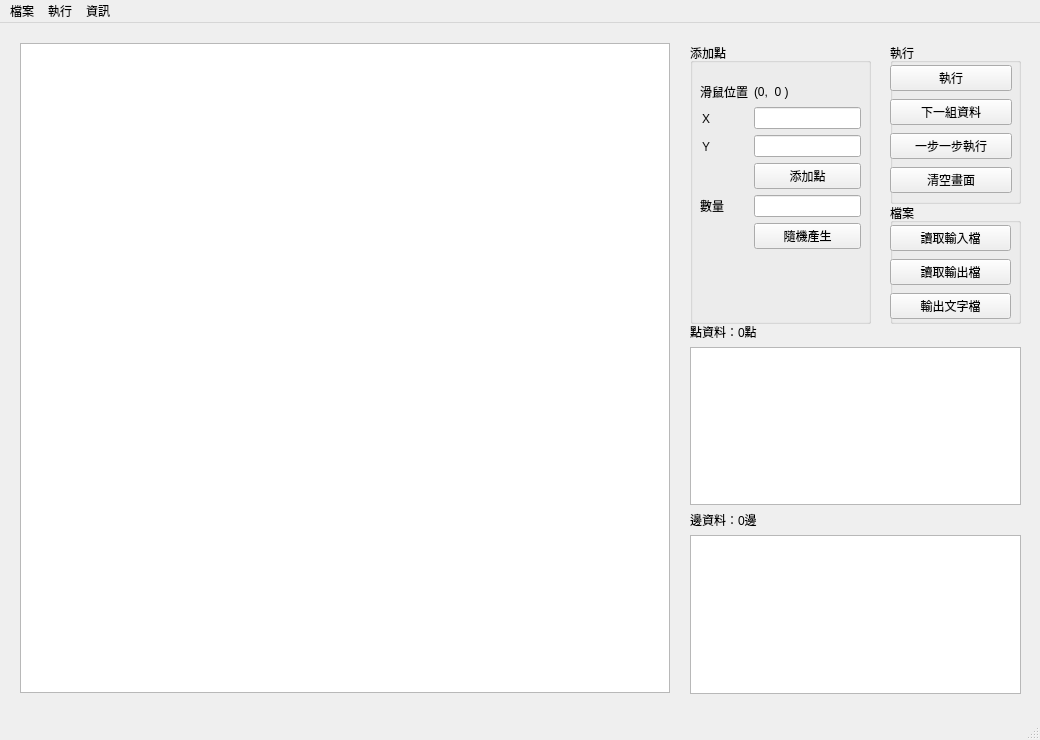
<?xml version="1.0" encoding="UTF-8"?>
<ui version="4.0">
 <class>MainWindow</class>
 <widget class="QMainWindow" name="MainWindow">
  <property name="geometry">
   <rect>
    <x>0</x>
    <y>0</y>
    <width>1040</width>
    <height>740</height>
   </rect>
  </property>
  <property name="windowTitle">
   <string>MainWindow</string>
  </property>
  <widget class="QWidget" name="centralwidget">
   <widget class="QGraphicsView" name="graphicsView">
    <property name="geometry">
     <rect>
      <x>20</x>
      <y>20</y>
      <width>650</width>
      <height>650</height>
     </rect>
    </property>
   </widget>
   <widget class="QGroupBox" name="groupBox_2">
    <property name="geometry">
     <rect>
      <x>890</x>
      <y>180</y>
      <width>131</width>
      <height>121</height>
     </rect>
    </property>
    <property name="title">
     <string>檔案</string>
    </property>
    <widget class="QWidget" name="layoutWidget">
     <property name="geometry">
      <rect>
       <x>0</x>
       <y>20</y>
       <width>121</width>
       <height>100</height>
      </rect>
     </property>
     <layout class="QVBoxLayout" name="verticalLayout_3">
      <item>
       <widget class="QPushButton" name="readInput">
        <property name="text">
         <string>讀取輸入檔</string>
        </property>
       </widget>
      </item>
      <item>
       <widget class="QPushButton" name="readOutput">
        <property name="text">
         <string>讀取輸出檔</string>
        </property>
       </widget>
      </item>
      <item>
       <widget class="QPushButton" name="writeOutput">
        <property name="text">
         <string>輸出文字檔</string>
        </property>
       </widget>
      </item>
     </layout>
    </widget>
   </widget>
   <widget class="QGroupBox" name="groupBox_3">
    <property name="geometry">
     <rect>
      <x>890</x>
      <y>20</y>
      <width>131</width>
      <height>161</height>
     </rect>
    </property>
    <property name="title">
     <string>執行</string>
    </property>
    <widget class="QWidget" name="layoutWidget">
     <property name="geometry">
      <rect>
       <x>0</x>
       <y>20</y>
       <width>122</width>
       <height>134</height>
      </rect>
     </property>
     <layout class="QVBoxLayout" name="verticalLayout_4">
      <item>
       <widget class="QPushButton" name="run">
        <property name="text">
         <string>執行</string>
        </property>
       </widget>
      </item>
      <item>
       <widget class="QPushButton" name="nextData">
        <property name="text">
         <string>下一組資料</string>
        </property>
       </widget>
      </item>
      <item>
       <widget class="QPushButton" name="stepByStep">
        <property name="text">
         <string>一步一步執行</string>
        </property>
       </widget>
      </item>
      <item>
       <widget class="QPushButton" name="clear">
        <property name="text">
         <string>清空畫面</string>
        </property>
       </widget>
      </item>
     </layout>
    </widget>
   </widget>
   <widget class="QGroupBox" name="groupBox_4">
    <property name="geometry">
     <rect>
      <x>690</x>
      <y>20</y>
      <width>181</width>
      <height>281</height>
     </rect>
    </property>
    <property name="title">
     <string>添加點</string>
    </property>
    <widget class="QWidget" name="layoutWidget">
     <property name="geometry">
      <rect>
       <x>10</x>
       <y>40</y>
       <width>161</width>
       <height>181</height>
      </rect>
     </property>
     <layout class="QFormLayout" name="formLayout">
      <item row="0" column="0">
       <widget class="QLabel" name="label">
        <property name="text">
         <string>滑鼠位置</string>
        </property>
       </widget>
      </item>
      <item row="0" column="1">
       <widget class="QLabel" name="mousePos">
        <property name="text">
         <string>(0,  0 )</string>
        </property>
       </widget>
      </item>
      <item row="1" column="0">
       <widget class="QLabel" name="label_2">
        <property name="text">
         <string>Ｘ</string>
        </property>
       </widget>
      </item>
      <item row="1" column="1">
       <widget class="QLineEdit" name="xValue">
        <property name="placeholderText">
         <string/>
        </property>
       </widget>
      </item>
      <item row="2" column="0">
       <widget class="QLabel" name="label_3">
        <property name="text">
         <string>Ｙ</string>
        </property>
       </widget>
      </item>
      <item row="2" column="1">
       <widget class="QLineEdit" name="yValue">
        <property name="placeholderText">
         <string/>
        </property>
       </widget>
      </item>
      <item row="3" column="1">
       <widget class="QPushButton" name="addPoint">
        <property name="text">
         <string>添加點</string>
        </property>
       </widget>
      </item>
      <item row="4" column="0">
       <widget class="QLabel" name="label_4">
        <property name="text">
         <string>數量</string>
        </property>
       </widget>
      </item>
      <item row="4" column="1">
       <widget class="QLineEdit" name="addPointsSize"/>
      </item>
      <item row="5" column="1">
       <widget class="QPushButton" name="generPoints">
        <property name="text">
         <string>隨機產生</string>
        </property>
       </widget>
      </item>
     </layout>
    </widget>
   </widget>
   <widget class="QWidget" name="layoutWidget">
    <property name="geometry">
     <rect>
      <x>690</x>
      <y>300</y>
      <width>331</width>
      <height>371</height>
     </rect>
    </property>
    <layout class="QVBoxLayout" name="verticalLayout_2">
     <item>
      <widget class="QLabel" name="pointsSize">
       <property name="text">
        <string>點資料：0點</string>
       </property>
      </widget>
     </item>
     <item>
      <widget class="QTextBrowser" name="pointsData"/>
     </item>
     <item>
      <widget class="QLabel" name="edgesSize">
       <property name="text">
        <string>邊資料：0邊</string>
       </property>
      </widget>
     </item>
     <item>
      <widget class="QTextBrowser" name="edgesData"/>
     </item>
    </layout>
   </widget>
  </widget>
  <widget class="QMenuBar" name="menubar">
   <property name="geometry">
    <rect>
     <x>0</x>
     <y>0</y>
     <width>1040</width>
     <height>22</height>
    </rect>
   </property>
   <widget class="QMenu" name="menu">
    <property name="title">
     <string>檔案</string>
    </property>
    <addaction name="actionReadInput"/>
    <addaction name="actionReadOutput"/>
    <addaction name="actionWriteOutput"/>
   </widget>
   <widget class="QMenu" name="menu_2">
    <property name="title">
     <string>執行</string>
    </property>
    <addaction name="actionRun"/>
    <addaction name="actionNextData"/>
    <addaction name="actionStepByStep"/>
    <addaction name="actionClear"/>
   </widget>
   <widget class="QMenu" name="menu_3">
    <property name="title">
     <string>資訊</string>
    </property>
    <addaction name="actionInformation"/>
    <addaction name="actionQtVersion"/>
   </widget>
   <addaction name="menu"/>
   <addaction name="menu_2"/>
   <addaction name="menu_3"/>
  </widget>
  <widget class="QStatusBar" name="statusbar"/>
  <action name="actionReadInput">
   <property name="text">
    <string>讀取輸入檔</string>
   </property>
  </action>
  <action name="actionReadOutput">
   <property name="text">
    <string>讀取輸出檔</string>
   </property>
  </action>
  <action name="actionWriteOutput">
   <property name="text">
    <string>輸出文字檔</string>
   </property>
  </action>
  <action name="actionRun">
   <property name="text">
    <string>執行</string>
   </property>
  </action>
  <action name="actionNextData">
   <property name="text">
    <string>下一組資料</string>
   </property>
  </action>
  <action name="actionStepByStep">
   <property name="text">
    <string>一步一步執行</string>
   </property>
  </action>
  <action name="actionClear">
   <property name="text">
    <string>清空畫面</string>
   </property>
  </action>
  <action name="actionInformation">
   <property name="text">
    <string>軟體資訊</string>
   </property>
  </action>
  <action name="actionQtVersion">
   <property name="text">
    <string>Qt版本資訊</string>
   </property>
  </action>
 </widget>
 <resources/>
 <connections/>
</ui>
